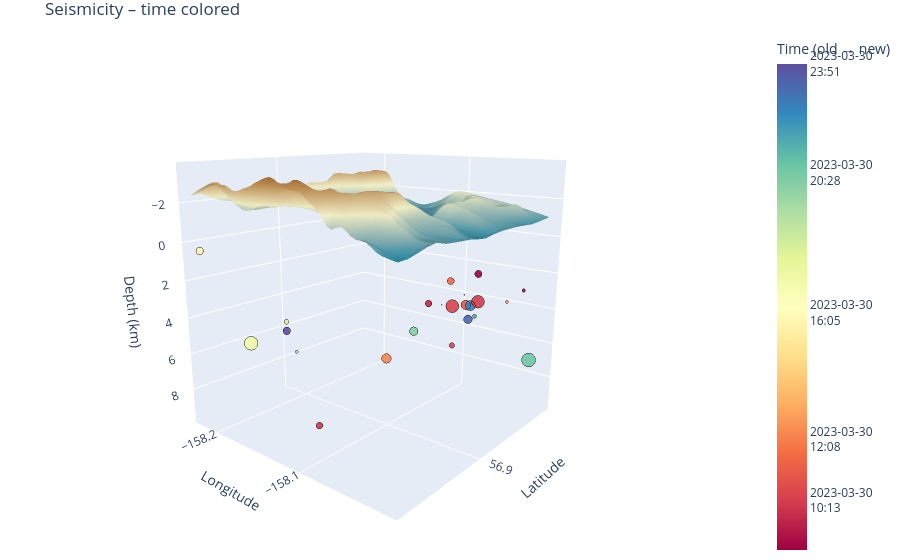

Notebook cell for this chart:
### Markdown cell above
## 3D map colored by time

### Code cell
# 3D interactive visualization: topography + seismicity

import plotly.io as pio

pio.renderers.default = "plotly_mimetype+notebook_connected"   # shows the figure in VS Code and in Jupyter

df_cat_plot = df_catalog.copy()
df_cat_plot["time"] = pd.to_datetime(df_cat_plot["time"], utc=True, errors="coerce")
df_cat_plot = df_cat_plot.dropna(subset=["time"]).copy()

start_dt = pd.to_datetime(START, utc=True)
end_dt = pd.to_datetime(END, utc=True)

df_cat_plot = df_cat_plot[
    (df_cat_plot["time"] >= start_dt) &
    (df_cat_plot["time"] <= end_dt)
].copy()

fig = h.plot_catalog_3d_topo_seismicity(
    catalog=df_cat_plot,
    catc=catc,
    mode="time",
    year=None,
    dem_res="15s",
    topo_exagg=3.0,
    topo_opacity=0.98,
    colorscale="Spectral",
    show=False,
    renderer="plotly_mimetype+notebook_connected",
    save_image=None,
    image_format="svg",
    image_width=1200,
    image_height=900,
    image_engine="kaleido",
)

fig.write_html(IMAGE_DIR / "catalog_3d_interactive.html", include_plotlyjs="cdn")

fig.show()   # uses pio.renderers.default, set at the top of this cell

### Figure 1 — Plotly figure (JSON) as saved in the notebook; plotly's stock layout.template omitted (floating-point values rounded to 4 significant figures; data arrays with more than 128 entries replaced by an {"elided": "..."} marker saying what was removed)
{"data": [{"colorscale": [[0, "rgb(161, 105, 40)"], [0.1667, "rgb(189, 146, 90)"], [0.3333, "rgb(214, 189, 141)"], [0.5, "rgb(237, 234, 194)"], [0.6667, "rgb(181, 200, 184)"], [0.8333, "rgb(121, 167, 172)"], [1, "rgb(40, 135, 161)"]], "name": "Topography", "opacity": 0.98, "showscale": false, "type": "surface", "x": {"elided": "21x51 float values"}, "y": {"elided": "21x51 float values"}, "z": {"elided": "21x51 float values"}}, {"marker": {"cmax": 1680000000.0, "cmin": 1680000000.0, "color": [1680000000.0, 1680000000.0, 1680000000.0, 1680000000.0, 1680000000.0, 1680000000.0, 1680000000.0, 1680000000.0, 1680000000.0, 1680000000.0, 1680000000.0, 1680000000.0, 1680000000.0, 1680000000.0, 1680000000.0, 1680000000.0, 1680000000.0, 1680000000.0, 1680000000.0, 1680000000.0, 1680000000.0, 1680000000.0, 1680000000.0], "colorbar": {"ticktext": ["2023-03-30<br>08:40", "2023-03-30<br>10:13", "2023-03-30<br>12:08", "2023-03-30<br>16:05", "2023-03-30<br>20:28", "2023-03-30<br>23:51"], "tickvals": [1680000000.0, 1680000000.0, 1680000000.0, 1680000000.0, 1680000000.0, 1680000000.0], "title": {"text": "Time (old → new)"}}, "colorscale": [[0, "rgb(158,1,66)"], [0.1, "rgb(213,62,79)"], [0.2, "rgb(244,109,67)"], [0.3, "rgb(253,174,97)"], [0.4, "rgb(254,224,139)"], [0.5, "rgb(255,255,191)"], [0.6, "rgb(230,245,152)"], [0.7, "rgb(171,221,164)"], [0.8, "rgb(102,194,165)"], [0.9, "rgb(50,136,189)"], [1, "rgb(94,79,162)"]], "line": {"color": "black", "width": 0.2}, "opacity": 0.9, "size": [6.092, 14.9, 10.91, 7.881, 10.91, 3.477, 1.413, 1.0, 8.706, 15.72, 5.404, 3.477, 8.294, 9.945, 16.0, 4.578, 11.32, 9.807, 8.706, 3.89, 7.606, 7.743, 14.62]}, "mode": "markers", "name": "Earthquakes", "type": "scatter3d", "x": [-158.0, -158.1, -158.0, -158.1, -158.0, -158.0, -158.0, -158.1, -158.2, -158.2, -158.2, -158.2, -158.0, -158.1, -158.0, -158.1, -158.1, -158.1, -158.1, -158.0, -158.1, -158.1, -158.1], "y": [56.91, 56.92, 56.9, 56.91, 56.87, 56.94, 56.9, 56.92, 56.86, 56.86, 56.89, 56.88, 56.9, 56.9, 56.94, 56.92, 56.92, 56.93, 56.87, 56.95, 56.9, 56.88, 56.93], "z": [4.98, 3.36, 2.56, 1.98, 4.17, 3.56, 1.82, 3.71, 0.48, 4.71, 4.93, 6.14, 0.78, 4.51, 6.57, 4.17, 3.59, 4.66, 4.07, 3.17, 2.47, 9.55, 3.33]}], "layout": {"margin": {"b": 0, "l": 0, "r": 0, "t": 30}, "scene": {"aspectmode": "auto", "camera": {"center": {"x": 0, "y": 0, "z": 0}, "eye": {"x": 1.513, "y": -1.803, "z": 0.6308}, "up": {"x": 0, "y": 0, "z": 1}}, "xaxis": {"title": {"text": "Longitude"}}, "yaxis": {"title": {"text": "Latitude"}}, "zaxis": {"autorange": "reversed", "title": {"text": "Depth (km)"}}}, "title": {"text": "Seismicity – time colored"}}}
